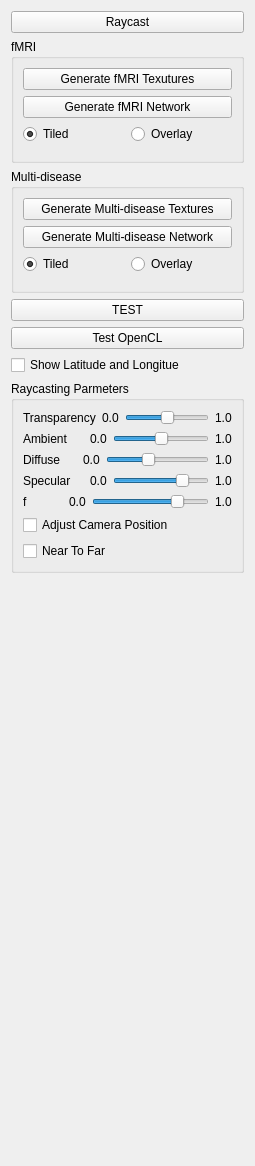
     <widget class="QWidget" name="tab_2">
      <attribute name="title">
       <string>Raycasting</string>
      </attribute>
      <layout class="QVBoxLayout" name="verticalLayout_19">
       <item>
        <widget class="QPushButton" name="raycastBtn">
         <property name="text">
          <string>Raycast</string>
         </property>
        </widget>
       </item>
       <item>
        <widget class="QGroupBox" name="groupBox">
         <property name="title">
          <string>fMRI</string>
         </property>
         <layout class="QVBoxLayout" name="verticalLayout_20">
          <item>
           <widget class="QPushButton" name="raycastFMRITextureMappingBtn">
            <property name="text">
             <string>Generate fMRI Texutures</string>
            </property>
           </widget>
          </item>
          <item>
           <widget class="QPushButton" name="raycastFMRINetworkBtn">
            <property name="text">
             <string>Generate fMRI Network</string>
            </property>
           </widget>
          </item>
          <item>
           <layout class="QHBoxLayout" name="horizontalLayout_27">
            <property name="bottomMargin">
             <number>7</number>
            </property>
            <item>
             <widget class="QRadioButton" name="radioButton">
              <property name="text">
               <string>Tiled</string>
              </property>
              <property name="checked">
               <bool>true</bool>
              </property>
             </widget>
            </item>
            <item>
             <widget class="QRadioButton" name="radioButton_2">
              <property name="text">
               <string>Overlay</string>
              </property>
             </widget>
            </item>
           </layout>
          </item>
         </layout>
        </widget>
       </item>
       <item>
        <widget class="QGroupBox" name="groupBox_16">
         <property name="title">
          <string>Multi-disease</string>
         </property>
         <layout class="QVBoxLayout" name="verticalLayout_21">
          <item>
           <widget class="QPushButton" name="raycastMDTextureMappingBtn">
            <property name="text">
             <string>Generate Multi-disease Textures</string>
            </property>
           </widget>
          </item>
          <item>
           <widget class="QPushButton" name="raycastMDNetworkBtn">
            <property name="text">
             <string>Generate Multi-disease Network</string>
            </property>
           </widget>
          </item>
          <item>
           <layout class="QHBoxLayout" name="horizontalLayout_28">
            <property name="bottomMargin">
             <number>7</number>
            </property>
            <item>
             <widget class="QRadioButton" name="radioButton_3">
              <property name="text">
               <string>Tiled</string>
              </property>
              <property name="checked">
               <bool>true</bool>
              </property>
             </widget>
            </item>
            <item>
             <widget class="QRadioButton" name="radioButton_4">
              <property name="text">
               <string>Overlay</string>
              </property>
             </widget>
            </item>
           </layout>
          </item>
         </layout>
        </widget>
       </item>
       <item>
        <widget class="QPushButton" name="testBtn">
         <property name="text">
          <string>TEST</string>
         </property>
        </widget>
       </item>
       <item>
        <widget class="QPushButton" name="openCLBtn">
         <property name="text">
          <string>Test OpenCL</string>
         </property>
        </widget>
       </item>
       <item>
        <widget class="QCheckBox" name="checkBox">
         <property name="text">
          <string>Show Latitude and Longitue</string>
         </property>
        </widget>
       </item>
       <item>
        <widget class="QGroupBox" name="groupBox_17">
         <property name="title">
          <string>Raycasting Parmeters</string>
         </property>
         <layout class="QVBoxLayout" name="verticalLayout_22">
          <item>
           <layout class="QHBoxLayout" name="horizontalLayout_29">
            <item>
             <widget class="QLabel" name="label_27">
              <property name="text">
               <string>Transparency</string>
              </property>
             </widget>
            </item>
            <item>
             <widget class="QLabel" name="label_28">
              <property name="text">
               <string>0.0</string>
              </property>
             </widget>
            </item>
            <item>
             <widget class="QSlider" name="raycastTranspSlider">
              <property name="maximum">
               <number>100</number>
              </property>
              <property name="value">
               <number>50</number>
              </property>
              <property name="orientation">
               <enum>Qt::Horizontal</enum>
              </property>
             </widget>
            </item>
            <item>
             <widget class="QLabel" name="label_29">
              <property name="text">
               <string>1.0</string>
              </property>
             </widget>
            </item>
           </layout>
          </item>
          <item>
           <layout class="QHBoxLayout" name="horizontalLayout_31">
            <item>
             <widget class="QLabel" name="label_33">
              <property name="text">
               <string>Ambient     </string>
              </property>
             </widget>
            </item>
            <item>
             <widget class="QLabel" name="label_34">
              <property name="text">
               <string>0.0</string>
              </property>
             </widget>
            </item>
            <item>
             <widget class="QSlider" name="raycastAmbientSlider">
              <property name="maximum">
               <number>100</number>
              </property>
              <property name="value">
               <number>50</number>
              </property>
              <property name="orientation">
               <enum>Qt::Horizontal</enum>
              </property>
             </widget>
            </item>
            <item>
             <widget class="QLabel" name="label_35">
              <property name="text">
               <string>1.0</string>
              </property>
             </widget>
            </item>
           </layout>
          </item>
          <item>
           <layout class="QHBoxLayout" name="horizontalLayout_33">
            <item>
             <widget class="QLabel" name="label_39">
              <property name="text">
               <string>Diffuse     </string>
              </property>
             </widget>
            </item>
            <item>
             <widget class="QLabel" name="label_40">
              <property name="text">
               <string>0.0</string>
              </property>
             </widget>
            </item>
            <item>
             <widget class="QSlider" name="raycastDiffuseSlider">
              <property name="maximum">
               <number>100</number>
              </property>
              <property name="value">
               <number>40</number>
              </property>
              <property name="orientation">
               <enum>Qt::Horizontal</enum>
              </property>
             </widget>
            </item>
            <item>
             <widget class="QLabel" name="label_41">
              <property name="text">
               <string>1.0</string>
              </property>
             </widget>
            </item>
           </layout>
          </item>
          <item>
           <layout class="QHBoxLayout" name="horizontalLayout_32">
            <item>
             <widget class="QLabel" name="label_36">
              <property name="text">
               <string>Specular    </string>
              </property>
             </widget>
            </item>
            <item>
             <widget class="QLabel" name="label_37">
              <property name="text">
               <string>0.0</string>
              </property>
             </widget>
            </item>
            <item>
             <widget class="QSlider" name="raycastSpecularSlider">
              <property name="maximum">
               <number>100</number>
              </property>
              <property name="value">
               <number>77</number>
              </property>
              <property name="orientation">
               <enum>Qt::Horizontal</enum>
              </property>
             </widget>
            </item>
            <item>
             <widget class="QLabel" name="label_38">
              <property name="text">
               <string>1.0</string>
              </property>
             </widget>
            </item>
           </layout>
          </item>
          <item>
           <layout class="QHBoxLayout" name="horizontalLayout_30">
            <item>
             <widget class="QLabel" name="label_30">
              <property name="text">
               <string>f           </string>
              </property>
             </widget>
            </item>
            <item>
             <widget class="QLabel" name="label_31">
              <property name="text">
               <string>0.0</string>
              </property>
             </widget>
            </item>
            <item>
             <widget class="QSlider" name="raycastFSlider">
              <property name="maximum">
               <number>100</number>
              </property>
              <property name="value">
               <number>76</number>
              </property>
              <property name="orientation">
               <enum>Qt::Horizontal</enum>
              </property>
             </widget>
            </item>
            <item>
             <widget class="QLabel" name="label_32">
              <property name="text">
               <string>1.0</string>
              </property>
             </widget>
            </item>
           </layout>
          </item>
          <item>
           <widget class="QCheckBox" name="adjustCamPosBox">
            <property name="text">
             <string>Adjust Camera Position</string>
            </property>
           </widget>
          </item>
          <item>
           <widget class="QCheckBox" name="checkBox_2">
            <property name="text">
             <string>Near To Far</string>
            </property>
           </widget>
          </item>
         </layout>
        </widget>
       </item>
       <item>
        <spacer name="verticalSpacer_7">
         <property name="orientation">
          <enum>Qt::Vertical</enum>
         </property>
         <property name="sizeHint" stdset="0">
          <size>
           <width>20</width>
           <height>582</height>
          </size>
         </property>
        </spacer>
       </item>
      </layout>
     </widget>
